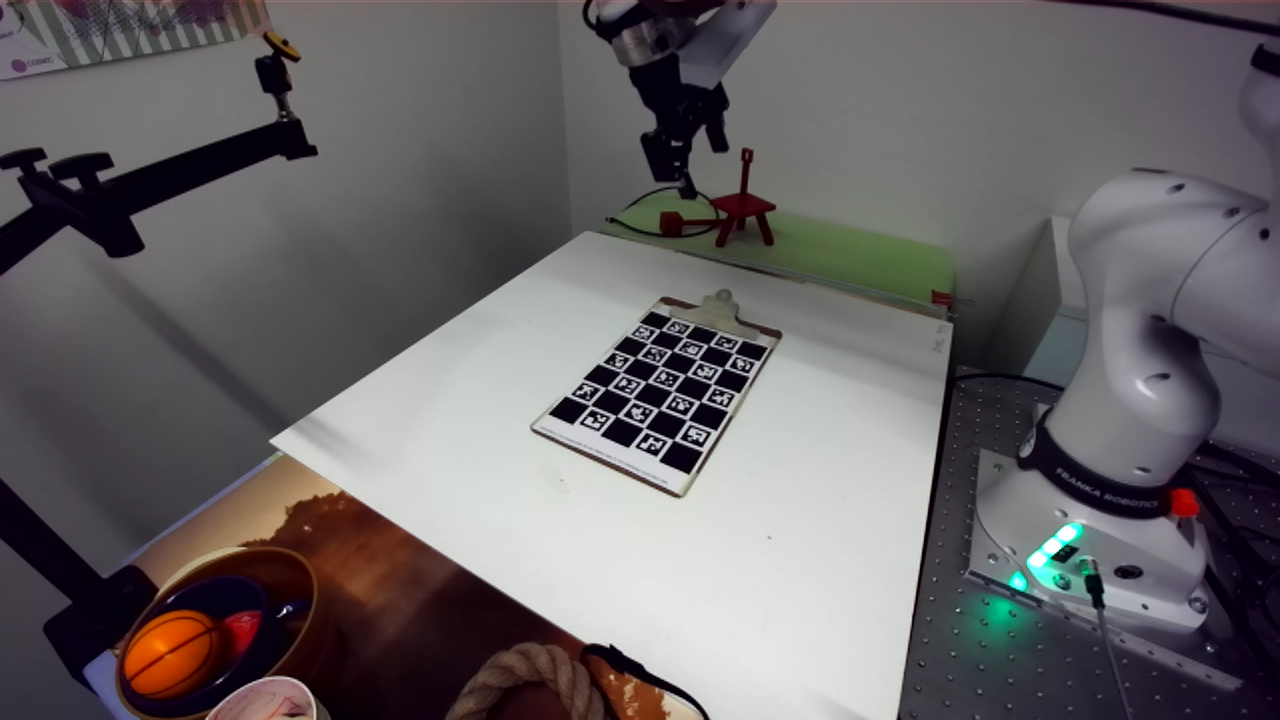
#> input picture real2sim/zed_capture/calib_20261010/data/run_1010/sample_000/scene_left.png, 1280 x 720 px
$ python -i audit_wrist_frames.py   (imports and definitions only)   (older library calls are emulated)
#> lines starting #> are read from the running program, lines starting #| are printed output that depends on the picture
"""Audit the stored camera frames of a photoreal peg replay (CPU only, no replay).

Random frames across shards/trajectories/timesteps, per camera:
  - contact sheet (what the encoder actually trains on)
  - sharpness: variance of the Laplacian (blurry splat close-ups score low)
  - "board visible": fraction of saturated-blue pixels (the board is the only blue thing)
  - "nearly uniform": std of the frame (a frame that is mostly one colour carries no info)
and the same stats split by task phase (peg tip height from the stored state).

    python scripts/audit_wrist_frames.py --root /user_data/.../peg_d0_src_splat224_v2
"""
import argparse
import glob
import os

import cv2
import h5py
import imageio
import numpy as np


# [6 lines left out: function decode, not called in this run]


def stats(img):
    g = cv2.cvtColor(img, cv2.COLOR_RGB2GRAY)
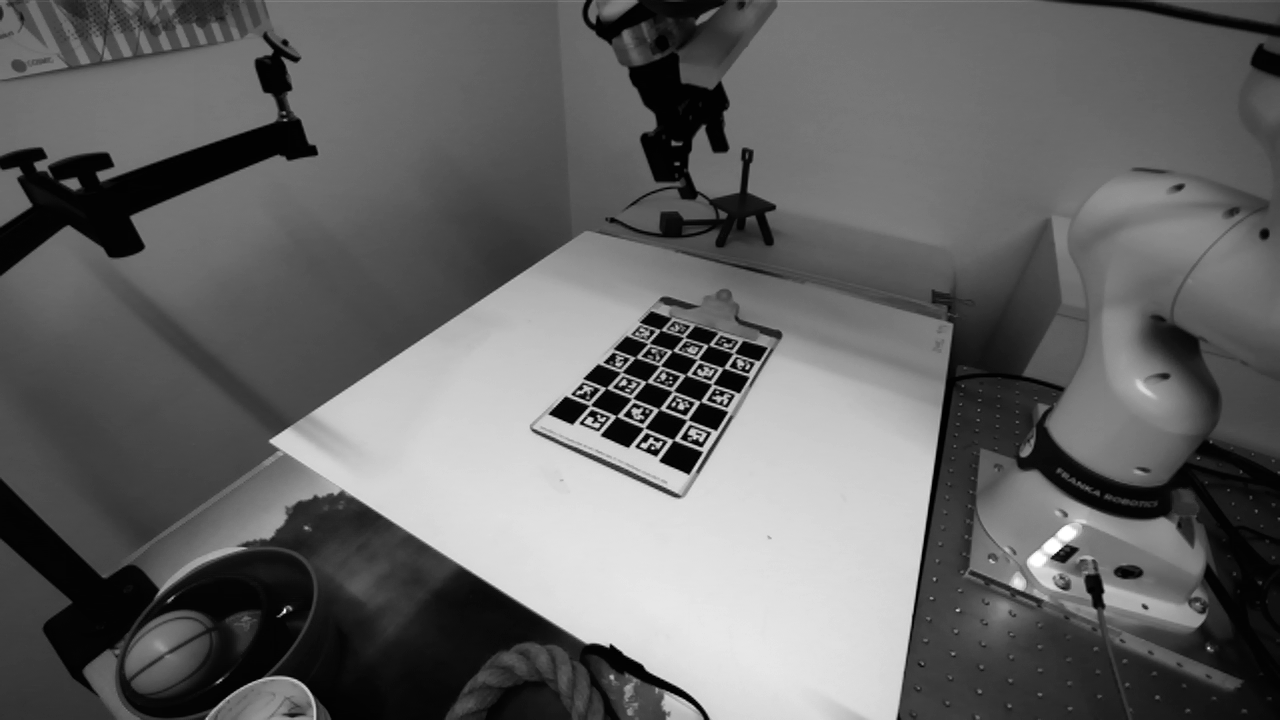
#> g: shape (720, 1280); min 0, max 255, mean 100.7
    hsv = cv2.cvtColor(img, cv2.COLOR_RGB2HSV)
#> hsv: shape (720, 1280, 3); mean H, S, V 83.4, 52.7, 107.3
    blue = ((hsv[..., 0] > 100) & (hsv[..., 0] < 135) & (hsv[..., 1] > 90)).mean()
#> blue = 0.0655
    return cv2.Laplacian(g, cv2.CV_64F).var(), blue, g.std()


# [52 lines left out: function main, not called in this run]


# [2 lines not run here, left out]

>>> import cv2
>>> picture = cv2.cvtColor(cv2.imread('../real2sim/zed_capture/calib_20261010/data/run_1010/sample_000/scene_left.png'), cv2.COLOR_BGR2RGB)
>>> result = stats(picture)
#> result = (140.2, 0.0655, 63.07)

$ run again, on real2sim/zed_capture/calib_20261010/data/run_1010_2327/sample_019/scene_left.png
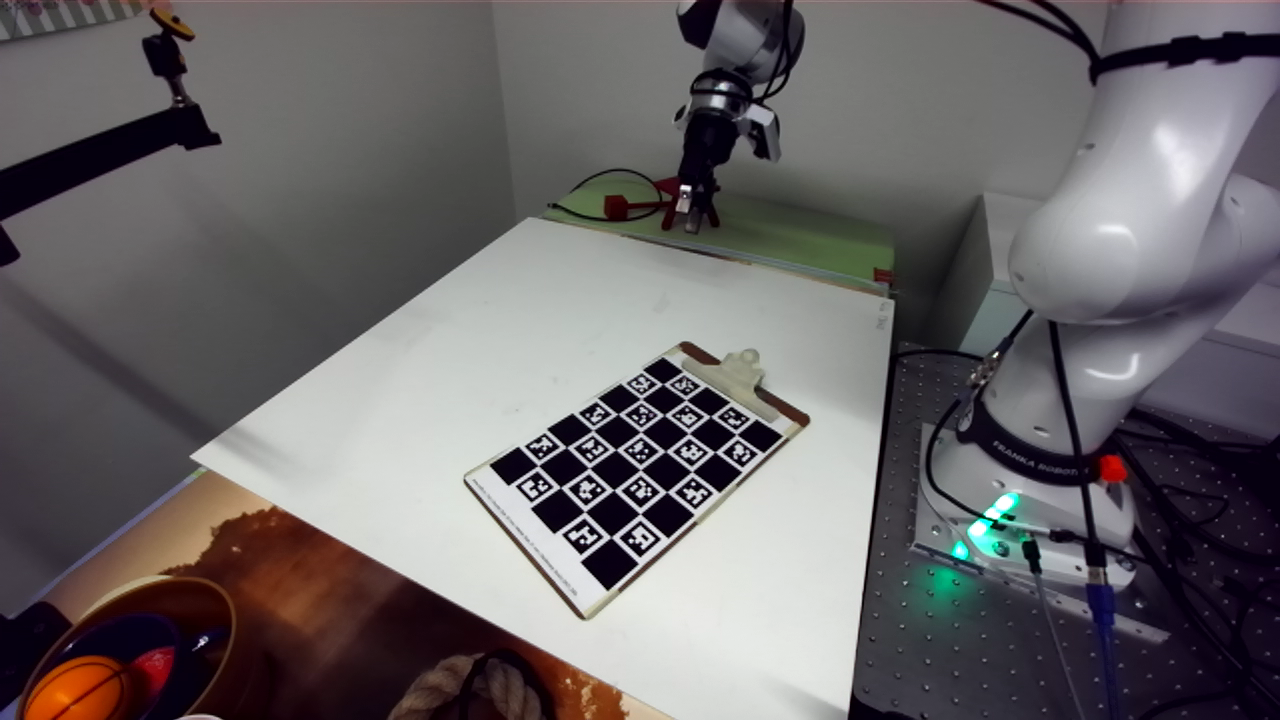
#> input picture real2sim/zed_capture/calib_20261010/data/run_1010_2327/sample_019/scene_left.png, 1280 x 720 px
#> in stats, `g = cv2.cvtColor(img, cv2.COLOR_RGB2GRAY)`:
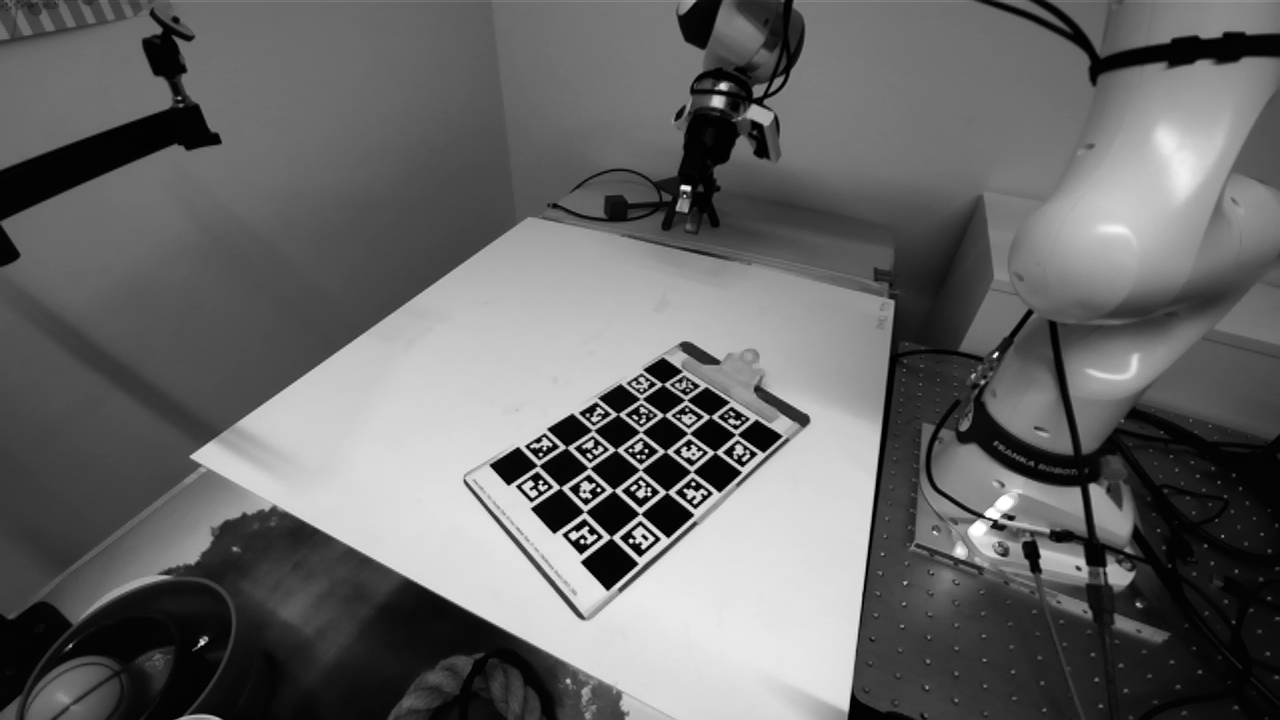
#> g: shape (720, 1280); min 0, max 255, mean 102.8
#> hsv: shape (720, 1280, 3); mean H, S, V 82.9, 55.2, 109.8
#> blue = 0.072
#> result = (181.9, 0.072, 66.02)
